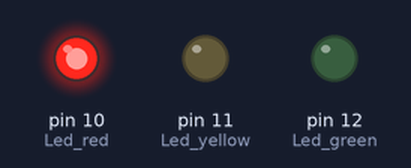
The program below on a simulated Arduino Uno, built with avr-gcc and run on an emulated ATmega328P. Parts: output pins drawn as LEDs (lit = HIGH).

Above: at 2.5 s.
At 6.5 s:
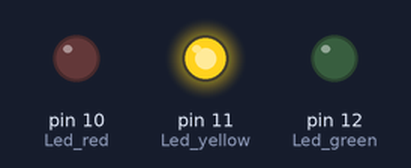
At 10.5 s:
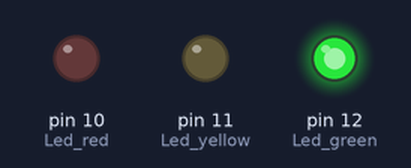
Timing chart, 0 to 16.9 s (numbered marks = the images above):
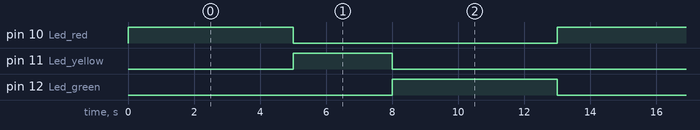

The program:

main.cpp
```cpp
#include <Arduino.h>

// Declaring variables globally so both setup() and loop() can see them
int Led_red = 10;
int Led_yellow = 11;
int Led_green = 12;

void setup()
{
    // You also need to configure these pins as OUTPUTs so they can light up!
    pinMode(Led_red, OUTPUT);
    pinMode(Led_yellow, OUTPUT);
    pinMode(Led_green, OUTPUT);
}

void loop()
{
    // loop code is ran repeatedly
    /*initializing the value of digital pins on the arduino UNO
    to a variable representing the specific lights/LEDs*/
    digitalWrite(Led_red, HIGH);
    delay(5000);
    digitalWrite(Led_red, LOW);

    digitalWrite(Led_yellow, HIGH);
    delay(3000);
    digitalWrite(Led_yellow, LOW);

    digitalWrite(Led_green, HIGH);
    delay(5000);
    digitalWrite(Led_green, LOW);
}
```

Measured:
- by itself, pin 10 (Led_red), pin 12 (Led_green): alternates HIGH for 5.0 s and LOW for 8.0 s
- by itself, pin 11 (Led_yellow): alternates HIGH for 3.0 s and LOW for 10.0 s
- by itself, everything shown: repeats every 13.0 s, in 4 steps
